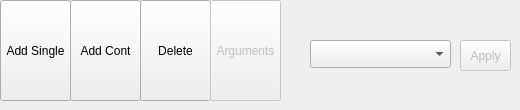
         <widget class="QWidget" name="tab_2">
          <attribute name="title">
           <string>Beams</string>
          </attribute>
          <widget class="QComboBox" name="comboBox">
           <property name="geometry">
            <rect>
             <x>310</x>
             <y>40</y>
             <width>141</width>
             <height>28</height>
            </rect>
           </property>
          </widget>
          <widget class="QToolButton" name="toolButton_8">
           <property name="geometry">
            <rect>
             <x>0</x>
             <y>0</y>
             <width>71</width>
             <height>101</height>
            </rect>
           </property>
           <property name="text">
            <string>Add Single</string>
           </property>
           <property name="icon">
            <iconset resource="icons.qrc">
             <normaloff>:/icons/icons/BeamsAddS.png</normaloff>:/icons/icons/BeamsAddS.png</iconset>
           </property>
           <property name="iconSize">
            <size>
             <width>60</width>
             <height>60</height>
            </size>
           </property>
           <property name="checkable">
            <bool>true</bool>
           </property>
           <property name="toolButtonStyle">
            <enum>Qt::ToolButtonTextUnderIcon</enum>
           </property>
          </widget>
          <widget class="QToolButton" name="toolButton_9">
           <property name="geometry">
            <rect>
             <x>70</x>
             <y>0</y>
             <width>71</width>
             <height>101</height>
            </rect>
           </property>
           <property name="text">
            <string>Add Cont</string>
           </property>
           <property name="icon">
            <iconset resource="icons.qrc">
             <normaloff>:/icons/icons/BeamsAddS.png</normaloff>:/icons/icons/BeamsAddS.png</iconset>
           </property>
           <property name="iconSize">
            <size>
             <width>60</width>
             <height>60</height>
            </size>
           </property>
           <property name="checkable">
            <bool>true</bool>
           </property>
           <property name="toolButtonStyle">
            <enum>Qt::ToolButtonTextUnderIcon</enum>
           </property>
          </widget>
          <widget class="QToolButton" name="toolButton_10">
           <property name="geometry">
            <rect>
             <x>140</x>
             <y>0</y>
             <width>71</width>
             <height>101</height>
            </rect>
           </property>
           <property name="text">
            <string>Delete</string>
           </property>
           <property name="icon">
            <iconset resource="icons.qrc">
             <normaloff>:/icons/icons/BeamsDelete.png</normaloff>:/icons/icons/BeamsDelete.png</iconset>
           </property>
           <property name="iconSize">
            <size>
             <width>60</width>
             <height>60</height>
            </size>
           </property>
           <property name="checkable">
            <bool>false</bool>
           </property>
           <property name="toolButtonStyle">
            <enum>Qt::ToolButtonTextUnderIcon</enum>
           </property>
          </widget>
          <widget class="QToolButton" name="toolButton_11">
           <property name="enabled">
            <bool>false</bool>
           </property>
           <property name="geometry">
            <rect>
             <x>210</x>
             <y>0</y>
             <width>71</width>
             <height>101</height>
            </rect>
           </property>
           <property name="text">
            <string>Arguments</string>
           </property>
           <property name="icon">
            <iconset resource="icons.qrc">
             <normaloff>:/icons/icons/BeamsArg.png</normaloff>:/icons/icons/BeamsArg.png</iconset>
           </property>
           <property name="iconSize">
            <size>
             <width>60</width>
             <height>60</height>
            </size>
           </property>
           <property name="checkable">
            <bool>false</bool>
           </property>
           <property name="toolButtonStyle">
            <enum>Qt::ToolButtonTextUnderIcon</enum>
           </property>
          </widget>
          <widget class="QToolButton" name="toolButton_12">
           <property name="enabled">
            <bool>false</bool>
           </property>
           <property name="geometry">
            <rect>
             <x>460</x>
             <y>40</y>
             <width>51</width>
             <height>31</height>
            </rect>
           </property>
           <property name="text">
            <string>Apply</string>
           </property>
          </widget>
         </widget>
